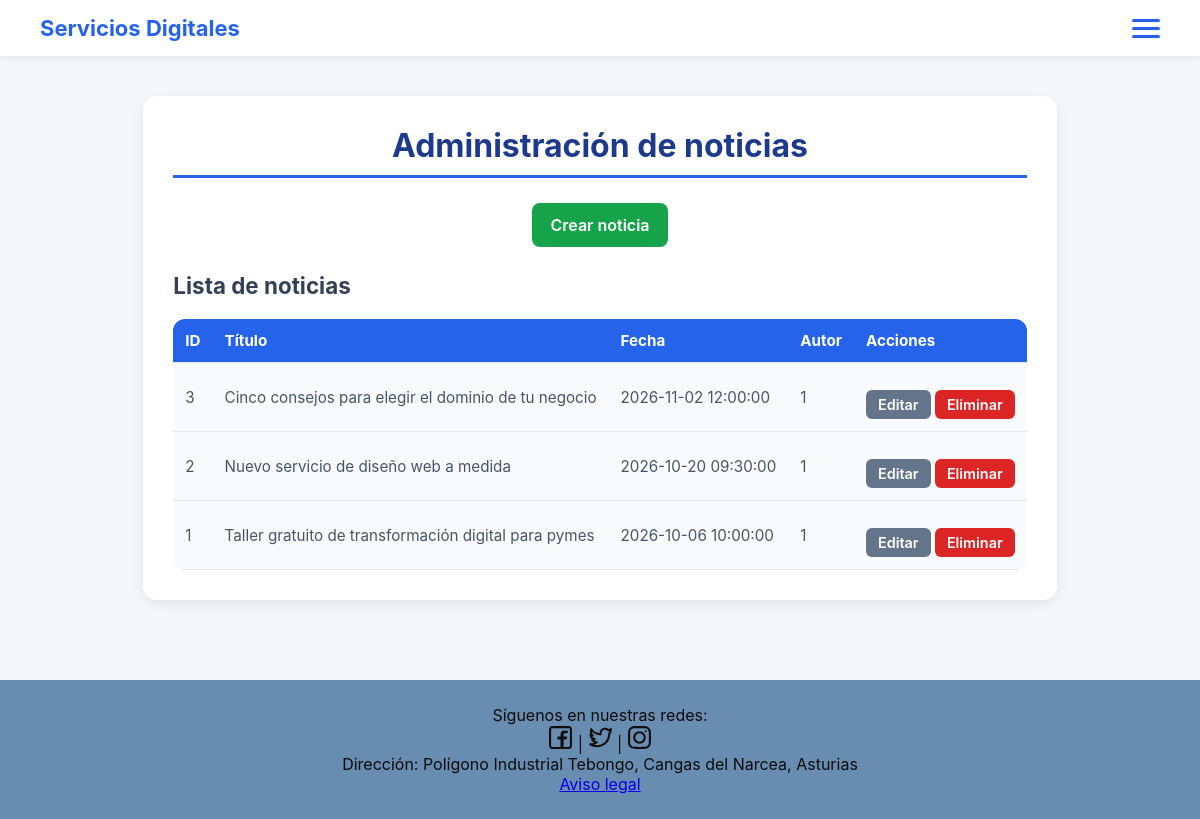
The page /index.php?page=noticias-administracion (signed in) on the database its author committed.
### tables this page shows
CREATE TABLE `noticias` (
  `idNoticia` int(11) NOT NULL,
  `titulo` varchar(200) NOT NULL,
  `imagen` text NOT NULL,
  `texto` longtext NOT NULL,
  `fecha` datetime NOT NULL DEFAULT current_timestamp(),
  `idUser` int(11) NOT NULL
);

### controllers/admin/adminNoticiasController.php (called while the page is built, shortened)
<?php
class adminNoticiasController {
    private $model;
    public function __construct($model) {
        $this->model = $model;
    }
    public function index() {
        $noticias = $this->model->getNoticias();
        require_once __DIR__ . "/../../views/admin/noticias-administracion.php";
    }
}

### models/admin/adminNoticiasModel.php (called while the page is built, shortened)
<?php
class adminNoticiasModel {
    private $conn;
    public function __construct($conn) {
        $this->conn = $conn;
    }
    public function getNoticias() {
        $sql = "SELECT * FROM noticias ORDER BY fecha DESC";
        return $this->conn->query($sql);
    }
}
?>

### views/admin/noticias/index.php (the view, shortened to what this page needs)
<div class="crear-usuario-container">
    <a class="crear-usuario-btn"
       href="index.php?page=noticias-administracion&action=crear">
        Crear noticia
    </a>
</div>
<h2>Lista de noticias</h2>
<table class="tabla-usuarios">
    <thead>
        <tr>
            <th>ID</th>
            <th>Título</th>
            <th>Fecha</th>
            <th>Autor</th>
            <th>Acciones</th>
        </tr>
    </thead>
    <tbody>
        <?php while ($n = $noticias->fetch_assoc()): ?>
        <tr>
            <td><?= $n['idNoticia'] ?></td>
            <td><?= htmlspecialchars($n['titulo']) ?></td>
            <td><?= htmlspecialchars($n['fecha']) ?></td>
            <td><?= htmlspecialchars($n['idUser']) ?></td>
            <td>
                <a href="index.php?page=noticias-administracion&action=editar&id=<?= $n['idNoticia'] ?>"
                   class="btn-small">Editar</a>
                <a href="index.php?page=noticias-administracion&action=borrar&id=<?= $n['idNoticia'] ?>"
                   class="btn-small eliminar-btn">Eliminar</a>
            </td>
        </tr>
        <?php endwhile; ?>
    </tbody>
</table>

### assets/css/styles.css (style rules this page uses)
* { margin: 0; padding: 0; box-sizing: border-box; font-family: 'Inter', sans-serif; }
html,body { background: #f5f7fa; color: #1f2937; height: 100%; margin: 0; }
.btn-small { display: inline-block; margin-top: 15px; padding: 10px 18px; background-color: #2563eb; color: white; border-radius: 6px; text-decoration: none; font-weight: 600; transition: 0.2s; }
.btn-small { align-self: flex-start; padding: 8px 14px; background: #2563eb; color: white; border-radius: 6px; font-size: 0.85rem; text-decoration: none; transition: background 0.2s ease; }
.admin-usuarios h2 { font-size: 1.4rem; margin: 25px 0 15px; color: #334155; }
.admin-usuarios .tabla-usuarios { width: 100%; border-collapse: collapse; background: #f8fafc; border-radius: 12px; overflow: hidden; margin-top: 20px; }
.admin-usuarios .tabla-usuarios th { background: #2563eb; color: white; padding: 12px; text-align: left; font-size: 0.95rem; }
.admin-usuarios .tabla-usuarios td { padding: 12px; border-bottom: 1px solid #e5e7eb; font-size: 0.95rem; }
.admin-usuarios .btn-small { background: #64748b; color: white; padding: 6px 12px; border-radius: 6px; font-size: 0.9rem; text-decoration: none; transition: background 0.2s ease; }
.admin-usuarios .eliminar-btn { background: #dc2626; }
.admin-usuarios .crear-usuario-container { display: flex; justify-content: center; margin-bottom: 20px; }
.admin-usuarios .crear-usuario-btn { background: #16a34a; color: white; padding: 12px 18px; border-radius: 8px; font-weight: 600; text-decoration: none; font-size: 1rem; transition: background 0.2s ease; }
.tabla-usuarios { width: 100%; border-collapse: collapse; margin-top: 20px; }
.tabla-usuarios th, .tabla-usuarios td { padding: 12px; border-bottom: 1px solid #e2e8f0; text-align: left; }
.tabla-usuarios th { background: #f1f5f9; font-weight: 700; color: #334155; }
.tabla-usuarios td { color: #475569; }

### rows shown on the page
noticias: idNoticia "3", titulo "Cinco consejos para elegir el dominio de tu negocio", fecha "2026-11-02 12:00:00", idUser "1"
noticias: idNoticia "2", titulo "Nuevo servicio de diseño web a medida", fecha "2026-10-20 09:30:00", idUser "1"
noticias: idNoticia "1", titulo "Taller gratuito de transformación digital para pymes", fecha "2026-10-06 10:00:00", idUser "1"
